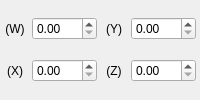
                  <widget class="QWidget" name="quatRotationStackPage">
                   <layout class="QGridLayout" name="gridLayout_8" columnstretch="1,3,1,3">
                    <property name="leftMargin">
                     <number>4</number>
                    </property>
                    <property name="topMargin">
                     <number>4</number>
                    </property>
                    <property name="rightMargin">
                     <number>4</number>
                    </property>
                    <property name="bottomMargin">
                     <number>4</number>
                    </property>
                    <item row="0" column="0">
                     <widget class="QLabel" name="label_8">
                      <property name="text">
                       <string>(W)</string>
                      </property>
                      <property name="alignment">
                       <set>Qt::AlignmentFlag::AlignCenter</set>
                      </property>
                     </widget>
                    </item>
                    <item row="0" column="1">
                     <widget class="QDoubleSpinBox" name="QuatWdoubleSpinBox"/>
                    </item>
                    <item row="0" column="2">
                     <widget class="QLabel" name="label_10">
                      <property name="text">
                       <string>(Y)</string>
                      </property>
                      <property name="alignment">
                       <set>Qt::AlignmentFlag::AlignCenter</set>
                      </property>
                     </widget>
                    </item>
                    <item row="0" column="3">
                     <widget class="QDoubleSpinBox" name="QuatYdoubleSpinBox"/>
                    </item>
                    <item row="1" column="0">
                     <widget class="QLabel" name="label_9">
                      <property name="text">
                       <string>(X)</string>
                      </property>
                      <property name="alignment">
                       <set>Qt::AlignmentFlag::AlignCenter</set>
                      </property>
                     </widget>
                    </item>
                    <item row="1" column="1">
                     <widget class="QDoubleSpinBox" name="QuatXdoubleSpinBox"/>
                    </item>
                    <item row="1" column="2">
                     <widget class="QLabel" name="label_11">
                      <property name="text">
                       <string>(Z)</string>
                      </property>
                      <property name="alignment">
                       <set>Qt::AlignmentFlag::AlignCenter</set>
                      </property>
                     </widget>
                    </item>
                    <item row="1" column="3">
                     <widget class="QDoubleSpinBox" name="QuatZdoubleSpinBox"/>
                    </item>
                   </layout>
                  </widget>
